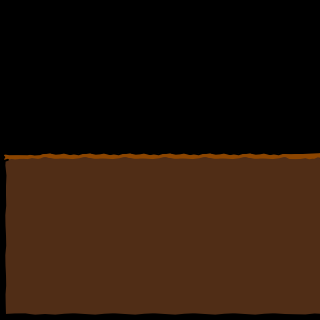

The image is a tile-based game level rendered from a .tmx file. Its description and source (layers, tilesets, objects; grid data summarised) follow:
An orthogonal 8x8 tile map with 40x40 px tiles, 4 tile layers (bg, walls, objects, fg), 3 tilesets.

<map version="1.0" orientation="orthogonal" width="8" height="8" tilewidth="40" tileheight="40">
 <tileset firstgid="1" name="world1" tilewidth="50" tileheight="50">
  <image source="world1.png" width="400" height="850" />
 </tileset>
 <tileset firstgid="137" name="objectpalette" tilewidth="50" tileheight="50">
  <image source="objectpalette.png" width="400" height="500" />
 </tileset>
 <tileset firstgid="217" name="background" tilewidth="40" tileheight="40">
  <image source="background1.png" width="320" height="1360" />
 </tileset>
 <layer name="bg" width="8" height="8">
  <data>[64 cells, 0 non-empty, 0 distinct tile ids]</data>
 </layer>
 <layer name="walls" width="8" height="8">
  <data>[64 cells, 32 non-empty, 9 distinct tile ids]</data>
 </layer>
 <layer name="objects" width="8" height="8">
  <data>[64 cells, 0 non-empty, 0 distinct tile ids]</data>
 </layer>
 <layer name="fg" width="8" height="8">
  <data>[64 cells, 0 non-empty, 0 distinct tile ids]</data>
 </layer>
</map>
